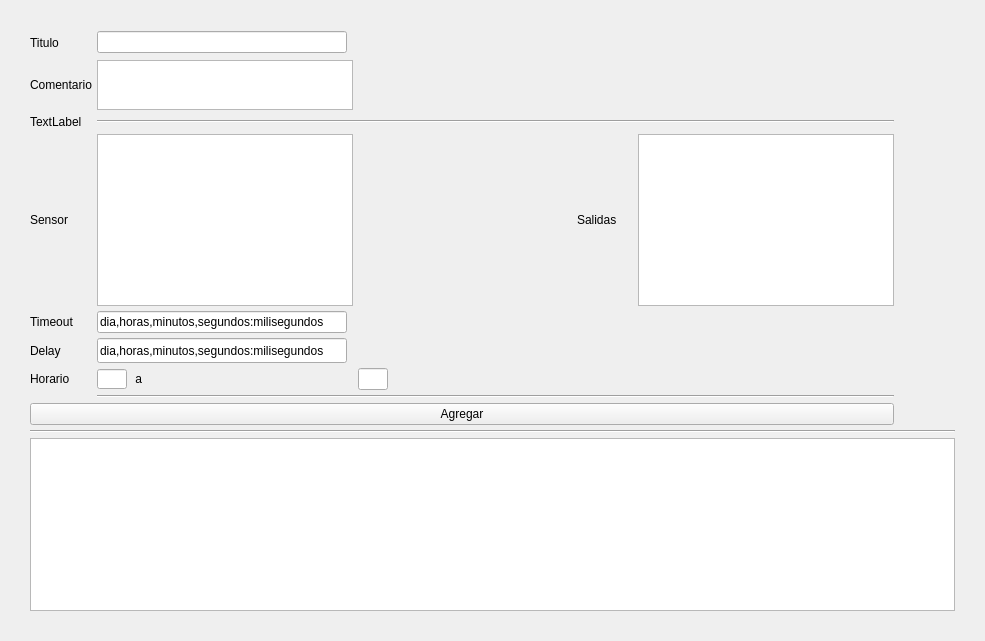
<?xml version="1.0" encoding="UTF-8"?>
<ui version="4.0">
 <class>Form</class>
 <widget class="QWidget" name="Form">
  <property name="geometry">
   <rect>
    <x>0</x>
    <y>0</y>
    <width>985</width>
    <height>641</height>
   </rect>
  </property>
  <property name="windowTitle">
   <string>Form</string>
  </property>
  <layout class="QHBoxLayout" name="horizontalLayout">
   <property name="spacing">
    <number>0</number>
   </property>
   <property name="margin">
    <number>25</number>
   </property>
   <item>
    <layout class="QVBoxLayout" name="verticalLayout">
     <item>
      <layout class="QGridLayout" name="gridLayout" columnstretch="0,0,0,0,0,0,0,0,0,0">
       <property name="margin">
        <number>5</number>
       </property>
       <property name="spacing">
        <number>5</number>
       </property>
       <item row="0" column="0">
        <widget class="QLabel" name="label_2">
         <property name="minimumSize">
          <size>
           <width>0</width>
           <height>25</height>
          </size>
         </property>
         <property name="text">
          <string>Titulo</string>
         </property>
        </widget>
       </item>
       <item row="1" column="0">
        <widget class="QLabel" name="label_3">
         <property name="minimumSize">
          <size>
           <width>0</width>
           <height>25</height>
          </size>
         </property>
         <property name="text">
          <string>Comentario</string>
         </property>
        </widget>
       </item>
       <item row="4" column="0">
        <widget class="QLabel" name="label_7">
         <property name="text">
          <string>Timeout</string>
         </property>
        </widget>
       </item>
       <item row="10" column="0" colspan="10">
        <widget class="QTableView" name="light_maps_table">
         <property name="wordWrap">
          <bool>false</bool>
         </property>
        </widget>
       </item>
       <item row="9" column="0" colspan="10">
        <widget class="Line" name="line">
         <property name="orientation">
          <enum>Qt::Horizontal</enum>
         </property>
        </widget>
       </item>
       <item row="3" column="0">
        <widget class="QLabel" name="label">
         <property name="minimumSize">
          <size>
           <width>0</width>
           <height>25</height>
          </size>
         </property>
         <property name="text">
          <string>Sensor</string>
         </property>
        </widget>
       </item>
       <item row="3" column="8">
        <widget class="QTableView" name="tableView_2">
         <property name="sizePolicy">
          <sizepolicy hsizetype="Fixed" vsizetype="Expanding">
           <horstretch>0</horstretch>
           <verstretch>0</verstretch>
          </sizepolicy>
         </property>
         <attribute name="horizontalHeaderStretchLastSection">
          <bool>true</bool>
         </attribute>
         <attribute name="horizontalHeaderStretchLastSection">
          <bool>true</bool>
         </attribute>
        </widget>
       </item>
       <item row="8" column="0" colspan="9">
        <widget class="QPushButton" name="map_add_button">
         <property name="text">
          <string>Agregar</string>
         </property>
        </widget>
       </item>
       <item row="5" column="0">
        <widget class="QLabel" name="label_5">
         <property name="minimumSize">
          <size>
           <width>0</width>
           <height>25</height>
          </size>
         </property>
         <property name="text">
          <string>Delay</string>
         </property>
        </widget>
       </item>
       <item row="2" column="1" colspan="8">
        <widget class="Line" name="line_2">
         <property name="orientation">
          <enum>Qt::Horizontal</enum>
         </property>
        </widget>
       </item>
       <item row="6" column="0">
        <widget class="QLabel" name="label_4">
         <property name="text">
          <string>Horario</string>
         </property>
        </widget>
       </item>
       <item row="6" column="1">
        <widget class="QLineEdit" name="lineEdit">
         <property name="maximumSize">
          <size>
           <width>30</width>
           <height>20</height>
          </size>
         </property>
        </widget>
       </item>
       <item row="7" column="1" colspan="8">
        <widget class="Line" name="line_3">
         <property name="orientation">
          <enum>Qt::Horizontal</enum>
         </property>
        </widget>
       </item>
       <item row="3" column="7">
        <widget class="QLabel" name="label_6">
         <property name="text">
          <string>Salidas</string>
         </property>
        </widget>
       </item>
       <item row="0" column="1" colspan="2">
        <widget class="QLineEdit" name="lineEdit_3">
         <property name="sizePolicy">
          <sizepolicy hsizetype="Fixed" vsizetype="Fixed">
           <horstretch>0</horstretch>
           <verstretch>0</verstretch>
          </sizepolicy>
         </property>
         <property name="minimumSize">
          <size>
           <width>250</width>
           <height>0</height>
          </size>
         </property>
        </widget>
       </item>
       <item row="1" column="1" colspan="2">
        <widget class="QTextEdit" name="textEdit">
         <property name="sizePolicy">
          <sizepolicy hsizetype="Fixed" vsizetype="Preferred">
           <horstretch>0</horstretch>
           <verstretch>0</verstretch>
          </sizepolicy>
         </property>
         <property name="minimumSize">
          <size>
           <width>250</width>
           <height>0</height>
          </size>
         </property>
         <property name="maximumSize">
          <size>
           <width>16777215</width>
           <height>50</height>
          </size>
         </property>
         <property name="frameShape">
          <enum>QFrame::StyledPanel</enum>
         </property>
         <property name="frameShadow">
          <enum>QFrame::Sunken</enum>
         </property>
         <property name="lineWidth">
          <number>0</number>
         </property>
        </widget>
       </item>
       <item row="3" column="1" colspan="3">
        <widget class="QTableView" name="tableView">
         <property name="sizePolicy">
          <sizepolicy hsizetype="Fixed" vsizetype="Expanding">
           <horstretch>0</horstretch>
           <verstretch>0</verstretch>
          </sizepolicy>
         </property>
         <property name="minimumSize">
          <size>
           <width>250</width>
           <height>0</height>
          </size>
         </property>
         <attribute name="horizontalHeaderVisible">
          <bool>true</bool>
         </attribute>
         <attribute name="horizontalHeaderStretchLastSection">
          <bool>true</bool>
         </attribute>
         <attribute name="verticalHeaderVisible">
          <bool>true</bool>
         </attribute>
         <attribute name="verticalHeaderVisible">
          <bool>true</bool>
         </attribute>
         <attribute name="horizontalHeaderStretchLastSection">
          <bool>true</bool>
         </attribute>
         <attribute name="horizontalHeaderVisible">
          <bool>true</bool>
         </attribute>
        </widget>
       </item>
       <item row="4" column="1" colspan="3">
        <widget class="QLineEdit" name="lineEdit_4">
         <property name="sizePolicy">
          <sizepolicy hsizetype="Fixed" vsizetype="Expanding">
           <horstretch>0</horstretch>
           <verstretch>0</verstretch>
          </sizepolicy>
         </property>
         <property name="minimumSize">
          <size>
           <width>250</width>
           <height>0</height>
          </size>
         </property>
         <property name="toolTip">
          <string extracomment="dia,horas,minutos,segundos:milisegundos"/>
         </property>
         <property name="statusTip">
          <string extracomment="dia,horas,minutos,segundos:milisegundos"/>
         </property>
         <property name="text">
          <string>dia,horas,minutos,segundos:milisegundos</string>
         </property>
        </widget>
       </item>
       <item row="5" column="1" colspan="3">
        <widget class="QLineEdit" name="lineEdit_5">
         <property name="sizePolicy">
          <sizepolicy hsizetype="Fixed" vsizetype="Expanding">
           <horstretch>0</horstretch>
           <verstretch>0</verstretch>
          </sizepolicy>
         </property>
         <property name="minimumSize">
          <size>
           <width>250</width>
           <height>0</height>
          </size>
         </property>
         <property name="toolTip">
          <string comment="dia,horas,minutos,segundos:milisegundos" extracomment="dia,horas,minutos,segundos:milisegundos"/>
         </property>
         <property name="statusTip">
          <string extracomment="dia,horas,minutos,segundos:milisegundos"/>
         </property>
         <property name="accessibleDescription">
          <string comment="dia,horas,minutos,segundos:milisegundos" extracomment="dia,horas,minutos,segundos:milisegundos"/>
         </property>
         <property name="text">
          <string extracomment="dia,horas,minutos,segundos:milisegundos">dia,horas,minutos,segundos:milisegundos</string>
         </property>
        </widget>
       </item>
       <item row="6" column="2">
        <widget class="QLabel" name="label_8">
         <property name="text">
          <string> a </string>
         </property>
         <property name="textFormat">
          <enum>Qt::AutoText</enum>
         </property>
        </widget>
       </item>
       <item row="6" column="3">
        <widget class="QLineEdit" name="lineEdit_2">
         <property name="maximumSize">
          <size>
           <width>30</width>
           <height>16777215</height>
          </size>
         </property>
        </widget>
       </item>
       <item row="3" column="6">
        <spacer name="horizontalSpacer">
         <property name="orientation">
          <enum>Qt::Horizontal</enum>
         </property>
         <property name="sizeType">
          <enum>QSizePolicy::Preferred</enum>
         </property>
         <property name="sizeHint" stdset="0">
          <size>
           <width>40</width>
           <height>20</height>
          </size>
         </property>
        </spacer>
       </item>
       <item row="2" column="0">
        <widget class="QLabel" name="label_9">
         <property name="text">
          <string>TextLabel</string>
         </property>
        </widget>
       </item>
      </layout>
     </item>
    </layout>
   </item>
  </layout>
 </widget>
 <resources/>
 <connections/>
 <slots>
  <slot>add_light_map()</slot>
  <slot>hide_errors()</slot>
  <slot>del_light_map()</slot>
 </slots>
</ui>
